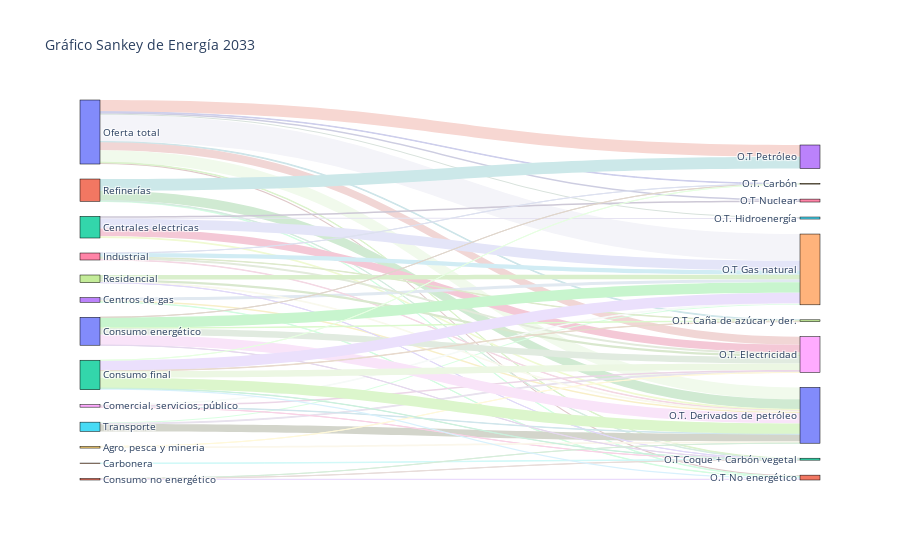

Notebook cell for this chart:
### Code cell
import pandas as pd
import plotly.graph_objects as go
import random

# Leer los datos desde el archivo Excel
df = pd.read_excel('SANKEY2033.xlsx', index_col=0)

# Definir los nodos de origen y destino para el diagrama Sankey
source_nodes = df.index.tolist()
target_nodes = df.columns.tolist()

links = []
for source_node in source_nodes:
    for target_node in target_nodes:
        value = df.loc[source_node, target_node] if target_node in df.columns else 0
        links.append({'source': source_node, 'target': target_node, 'value': value})

pastel_colors = []
for _ in links:
    r = random.randint(200, 255)  
    g = random.randint(200, 255)  
    b = random.randint(200, 255)  
    pastel_colors.append(f'rgb({r},{g},{b})')

# Crear el gráfico Sankey
fig = go.Figure(go.Sankey(
    node=dict(
        pad=15,
        thickness=20,
        line=dict(color="black", width=0.5),
        label=source_nodes + target_nodes
    ),
    link=dict(
        source=[source_nodes.index(link['source']) for link in links],
        target=[len(source_nodes) + target_nodes.index(link['target']) for link in links],
        value=[link['value'] for link in links],
        color=pastel_colors  # Asignar colores tono pastel a las líneas
    )
))

# Configurar el diseño del gráfico y mostrarlo
fig.update_layout(title_text="Gráfico Sankey de Energía 2033", font_size=10)
fig.show()

### Figure 1 — Plotly figure (JSON) as saved in the notebook; plotly's stock layout.template omitted (floating-point values rounded to 4 significant figures; data arrays with more than 128 entries replaced by an {"elided": "..."} marker saying what was removed)
{"data": [{"link": {"color": {"elided": "130 str values"}, "source": {"elided": "130 int values"}, "target": {"elided": "130 int values"}, "value": {"elided": "130 float values"}}, "node": {"label": ["Oferta total", "Refinerías", "Centrales electricas", "Centros de gas", "Carbonera", "Transporte", "Industrial", "Residencial", "Comercial, servicios, público", "Agro, pesca y mineria", "Consumo energético", "Consumo no energético", "Consumo final", "O.T Petróleo", "O.T Gas natural", "O.T. Hidroenergía", "O.T Nuclear", "O.T. Caña de azúcar y der.", "O.T. Electricidad", "O.T. Carbón", "O.T. Derivados de petróleo", "O.T No energético", "O.T Coque + Carbón vegetal"], "line": {"color": "black", "width": 0.5}, "pad": 15, "thickness": 20}, "type": "sankey"}], "layout": {"font": {"size": 10}, "title": {"text": "Gráfico Sankey de Energía 2033"}}}
